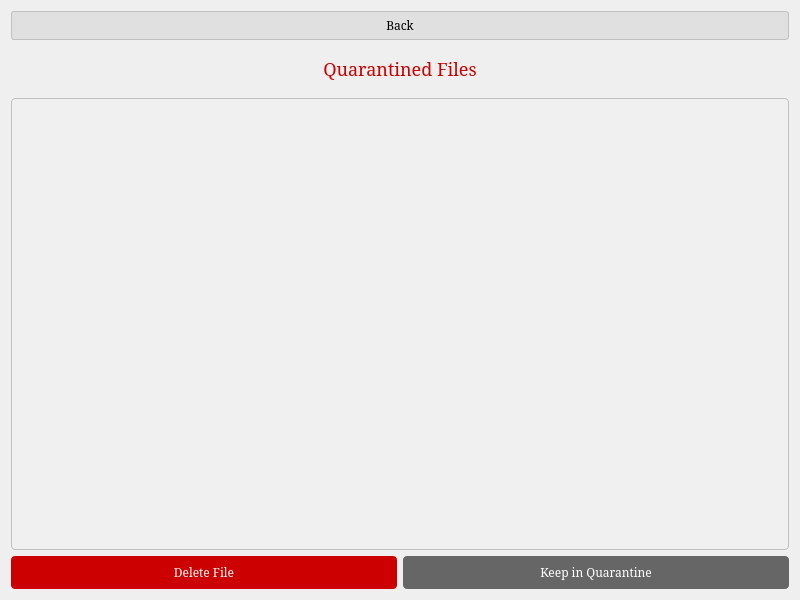
<?xml version="1.0" encoding="UTF-8"?>
<ui version="4.0">
 <class>QuarantinePage</class>
 <widget class="QWidget" name="QuarantinePage">
  <property name="geometry">
   <rect>
    <x>0</x>
    <y>0</y>
    <width>800</width>
    <height>600</height>
   </rect>
  </property>
  <layout class="QVBoxLayout" name="verticalLayout">
   <item>
    <widget class="QPushButton" name="backButton">
     <property name="font">
      <font>
       <family>Serif</family>
      </font>
     </property>
     <property name="styleSheet">
      <string>
       QPushButton {
           background-color: #e0e0e0;
           border: 1px solid #c0c0c0;
           border-radius: 3px;
           padding: 5px 15px;
       }
       QPushButton:hover {
           background-color: #d0d0d0;
       }
      </string>
     </property>
     <property name="text">
      <string>Back</string>
     </property>
    </widget>
   </item>
   <item>
    <widget class="QLabel" name="titleLabel">
     <property name="font">
      <font>
       <family>Serif</family>
       <pointsize>-1</pointsize>
      </font>
     </property>
     <property name="styleSheet">
      <string>
       QLabel {
           font-size: 18px;
           color: #cc0000;
           padding: 10px;
       }
      </string>
     </property>
     <property name="text">
      <string>Quarantined Files</string>
     </property>
     <property name="alignment">
      <set>Qt::AlignCenter</set>
     </property>
    </widget>
   </item>
   <item>
    <widget class="QListWidget" name="fileList">
     <property name="styleSheet">
      <string>
       QListWidget {
           background-color: #f0f0f0;
           border: 1px solid #c0c0c0;
           border-radius: 4px;
       }
       QListWidget::item {
           padding: 8px;
           border-bottom: 1px solid #e0e0e0;
       }
       QListWidget::item:selected {
           background-color: #cc0000;
           color: white;
       }
      </string>
     </property>
    </widget>
   </item>
   <item>
    <layout class="QHBoxLayout" name="buttonLayout">
     <item>
      <widget class="QPushButton" name="deleteButton">
       <property name="font">
        <font>
         <family>Serif</family>
        </font>
       </property>
       <property name="styleSheet">
        <string>
         QPushButton {
             background-color: #cc0000;
             color: white;
             border: none;
             padding: 8px 16px;
             border-radius: 4px;
         }
         QPushButton:hover {
             background-color: #b30000;
         }
         QPushButton:disabled {
             background-color: #cccccc;
         }
        </string>
       </property>
       <property name="text">
        <string>Delete File</string>
       </property>
      </widget>
     </item>
     <item>
      <widget class="QPushButton" name="keepButton">
       <property name="font">
        <font>
         <family>Serif</family>
        </font>
       </property>
       <property name="styleSheet">
        <string>
         QPushButton {
             background-color: #666666;
             color: white;
             border: none;
             padding: 8px 16px;
             border-radius: 4px;
         }
         QPushButton:hover {
             background-color: #555555;
         }
         QPushButton:disabled {
             background-color: #cccccc;
         }
        </string>
       </property>
       <property name="text">
        <string>Keep in Quarantine</string>
       </property>
      </widget>
     </item>
    </layout>
   </item>
  </layout>
 </widget>
 <resources/>
 <connections/>
</ui>
